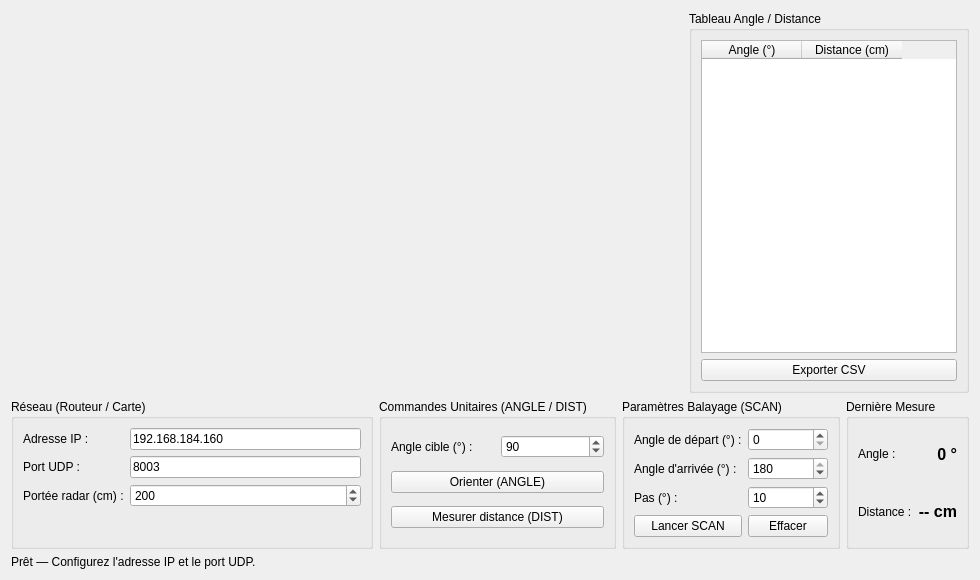
<?xml version="1.0" encoding="UTF-8"?>
<ui version="4.0">
 <class>Dialog</class>
 <widget class="QDialog" name="Dialog">
  <property name="geometry">
   <rect>
    <x>0</x>
    <y>0</y>
    <width>980</width>
    <height>580</height>
   </rect>
  </property>
  <property name="windowTitle">
   <string>Radar Ultrason 180° - STM32F746 (Client UDP)</string>
  </property>
  <layout class="QVBoxLayout" name="verticalLayout_Main">
   <item>
    <layout class="QHBoxLayout" name="horizontalLayout_Top">
     <item>
      <widget class="RadarWidget" name="radarWidget" native="true">
       <property name="sizePolicy">
        <sizepolicy hsizetype="Expanding" vsizetype="Expanding">
         <horstretch>2</horstretch>
         <verstretch>1</verstretch>
        </sizepolicy>
       </property>
      </widget>
     </item>
     <item>
      <widget class="QGroupBox" name="groupBox_Tableau">
       <property name="title">
        <string>Tableau Angle / Distance</string>
       </property>
       <layout class="QVBoxLayout" name="verticalLayout_Table">
        <item>
         <widget class="QTableWidget" name="tableWidget_Mesures">
          <property name="minimumSize">
           <size>
            <width>240</width>
            <height>0</height>
           </size>
          </property>
          <property name="editTriggers">
           <set>QAbstractItemView::NoEditTriggers</set>
          </property>
          <property name="selectionBehavior">
           <set>QAbstractItemView::SelectRows</set>
          </property>
          <column>
           <property name="text">
            <string>Angle (°)</string>
           </property>
          </column>
          <column>
           <property name="text">
            <string>Distance (cm)</string>
           </property>
          </column>
         </widget>
        </item>
        <item>
         <widget class="QPushButton" name="btn_ExportCsv">
          <property name="text">
           <string>Exporter CSV</string>
          </property>
          <property name="autoDefault">
           <bool>false</bool>
          </property>
         </widget>
        </item>
       </layout>
      </widget>
     </item>
    </layout>
   </item>
   <item>
    <layout class="QHBoxLayout" name="horizontalLayout_Controls">
     <item>
      <widget class="QGroupBox" name="groupBox_Reseau">
       <property name="title">
        <string>Réseau (Routeur / Carte)</string>
       </property>
       <layout class="QFormLayout" name="formLayout">
        <item row="0" column="0">
         <widget class="QLabel" name="label_TextIP">
          <property name="text">
           <string>Adresse IP :</string>
          </property>
         </widget>
        </item>
        <item row="0" column="1">
         <widget class="QLineEdit" name="lineEdit_IP">
          <property name="text">
           <string>192.168.184.160</string>
          </property>
         </widget>
        </item>
        <item row="1" column="0">
         <widget class="QLabel" name="label_TextPort">
          <property name="text">
           <string>Port UDP :</string>
          </property>
         </widget>
        </item>
        <item row="1" column="1">
         <widget class="QLineEdit" name="lineEdit_Port">
          <property name="text">
           <string>8003</string>
          </property>
         </widget>
        </item>
        <item row="2" column="0">
         <widget class="QLabel" name="label_TextPortee">
          <property name="text">
           <string>Portée radar (cm) :</string>
          </property>
         </widget>
        </item>
        <item row="2" column="1">
         <widget class="QSpinBox" name="spinBox_Portee">
          <property name="minimum">
           <number>20</number>
          </property>
          <property name="maximum">
           <number>400</number>
          </property>
          <property name="singleStep">
           <number>10</number>
          </property>
          <property name="value">
           <number>200</number>
          </property>
         </widget>
        </item>
       </layout>
      </widget>
     </item>
     <item>
      <widget class="QGroupBox" name="groupBox_Unitaire">
       <property name="title">
        <string>Commandes Unitaires (ANGLE / DIST)</string>
       </property>
       <layout class="QGridLayout" name="gridLayout_Unitaire">
        <item row="0" column="0">
         <widget class="QLabel" name="label_TextAngleCible">
          <property name="text">
           <string>Angle cible (°) :</string>
          </property>
         </widget>
        </item>
        <item row="0" column="1">
         <widget class="QSpinBox" name="spinBox_AngleCible">
          <property name="minimum">
           <number>0</number>
          </property>
          <property name="maximum">
           <number>180</number>
          </property>
          <property name="value">
           <number>90</number>
          </property>
         </widget>
        </item>
        <item row="1" column="0" colspan="2">
         <widget class="QPushButton" name="btn_EnvoyerAngle">
          <property name="text">
           <string>Orienter (ANGLE)</string>
          </property>
          <property name="autoDefault">
           <bool>false</bool>
          </property>
         </widget>
        </item>
        <item row="2" column="0" colspan="2">
         <widget class="QPushButton" name="btn_MesurerDist">
          <property name="text">
           <string>Mesurer distance (DIST)</string>
          </property>
          <property name="autoDefault">
           <bool>false</bool>
          </property>
         </widget>
        </item>
       </layout>
      </widget>
     </item>
     <item>
      <widget class="QGroupBox" name="groupBox_Scan">
       <property name="title">
        <string>Paramètres Balayage (SCAN)</string>
       </property>
       <layout class="QGridLayout" name="gridLayout_Scan">
        <item row="0" column="0">
         <widget class="QLabel" name="label_TextDebut">
          <property name="text">
           <string>Angle de départ (°) :</string>
          </property>
         </widget>
        </item>
        <item row="0" column="1">
         <widget class="QSpinBox" name="spinBox_AngleDebut">
          <property name="minimum">
           <number>0</number>
          </property>
          <property name="maximum">
           <number>180</number>
          </property>
          <property name="value">
           <number>0</number>
          </property>
         </widget>
        </item>
        <item row="1" column="0">
         <widget class="QLabel" name="label_TextFin">
          <property name="text">
           <string>Angle d'arrivée (°) :</string>
          </property>
         </widget>
        </item>
        <item row="1" column="1">
         <widget class="QSpinBox" name="spinBox_AngleFin">
          <property name="minimum">
           <number>0</number>
          </property>
          <property name="maximum">
           <number>180</number>
          </property>
          <property name="value">
           <number>180</number>
          </property>
         </widget>
        </item>
        <item row="2" column="0">
         <widget class="QLabel" name="label_TextPas">
          <property name="text">
           <string>Pas (°) :</string>
          </property>
         </widget>
        </item>
        <item row="2" column="1">
         <widget class="QSpinBox" name="spinBox_PasScan">
          <property name="minimum">
           <number>1</number>
          </property>
          <property name="maximum">
           <number>90</number>
          </property>
          <property name="value">
           <number>10</number>
          </property>
         </widget>
        </item>
        <item row="3" column="0">
         <widget class="QPushButton" name="btn_ScanUnique">
          <property name="text">
           <string>Lancer SCAN</string>
          </property>
          <property name="autoDefault">
           <bool>false</bool>
          </property>
         </widget>
        </item>
        <item row="3" column="1">
         <widget class="QPushButton" name="btn_Clear">
          <property name="text">
           <string>Effacer</string>
          </property>
          <property name="autoDefault">
           <bool>false</bool>
          </property>
         </widget>
        </item>
       </layout>
      </widget>
     </item>
     <item>
      <widget class="QGroupBox" name="groupBox_Mesures">
       <property name="title">
        <string>Dernière Mesure</string>
       </property>
       <layout class="QGridLayout" name="gridLayout">
        <item row="0" column="0">
         <widget class="QLabel" name="label_TextAngle">
          <property name="text">
           <string>Angle :</string>
          </property>
         </widget>
        </item>
        <item row="0" column="1">
         <widget class="QLabel" name="label_Angle">
          <property name="font">
           <font>
            <pointsize>12</pointsize>
            <bold>true</bold>
           </font>
          </property>
          <property name="text">
           <string>0 °</string>
          </property>
          <property name="alignment">
           <set>Qt::AlignRight|Qt::AlignTrailing|Qt::AlignVCenter</set>
          </property>
         </widget>
        </item>
        <item row="1" column="0">
         <widget class="QLabel" name="label_TextDist">
          <property name="text">
           <string>Distance :</string>
          </property>
         </widget>
        </item>
        <item row="1" column="1">
         <widget class="QLabel" name="label_Distance">
          <property name="font">
           <font>
            <pointsize>12</pointsize>
            <bold>true</bold>
           </font>
          </property>
          <property name="text">
           <string>-- cm</string>
          </property>
          <property name="alignment">
           <set>Qt::AlignRight|Qt::AlignTrailing|Qt::AlignVCenter</set>
          </property>
         </widget>
        </item>
       </layout>
      </widget>
     </item>
    </layout>
   </item>
   <item>
    <widget class="QLabel" name="label_Statut">
     <property name="text">
      <string>Prêt — Configurez l'adresse IP et le port UDP.</string>
     </property>
    </widget>
   </item>
  </layout>
 </widget>
 <customwidgets>
  <customwidget>
   <class>RadarWidget</class>
   <extends>QWidget</extends>
   <header>radar_widget.h</header>
   <container>1</container>
  </customwidget>
 </customwidgets>
 <resources/>
 <connections/>
</ui>
